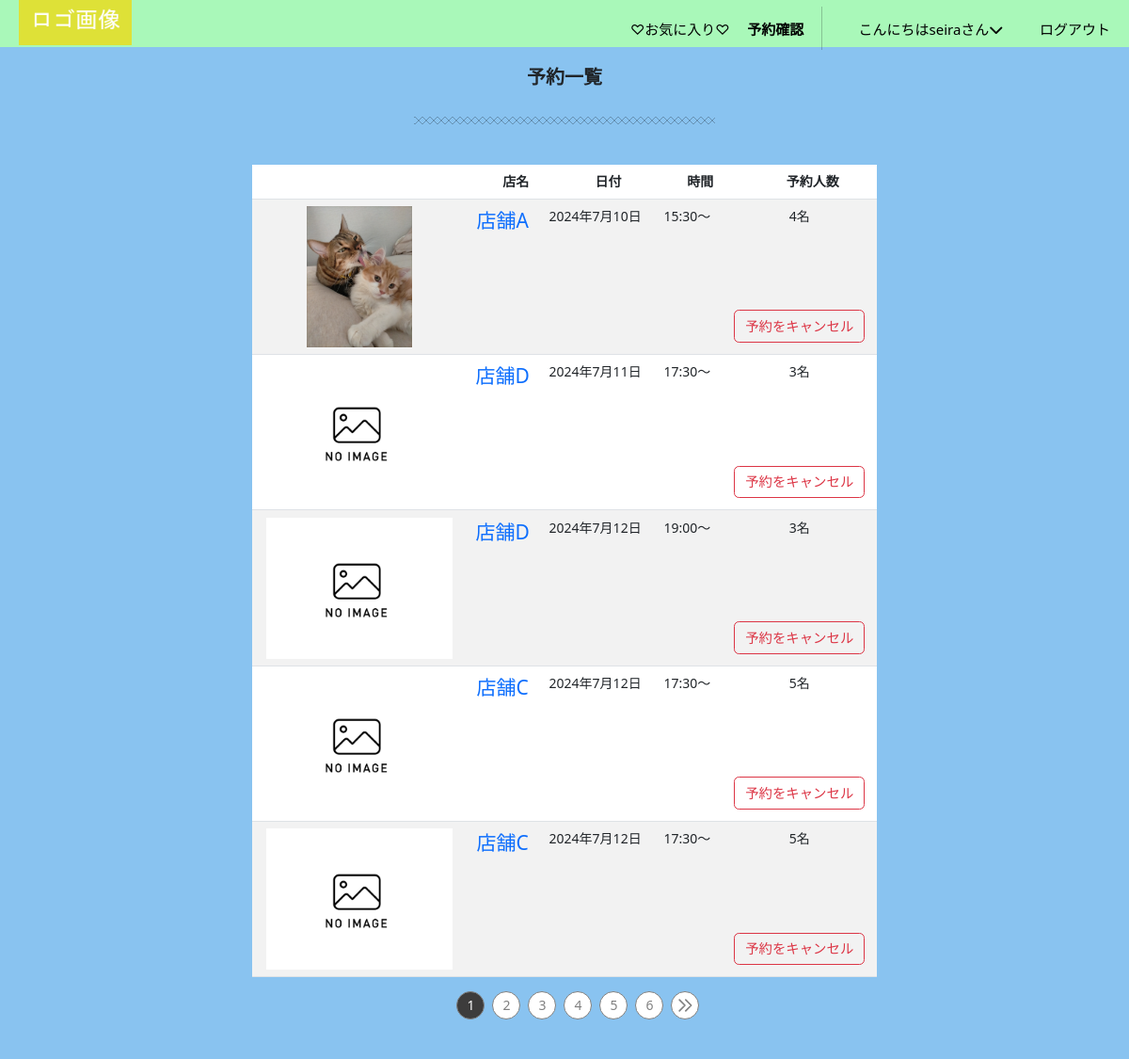
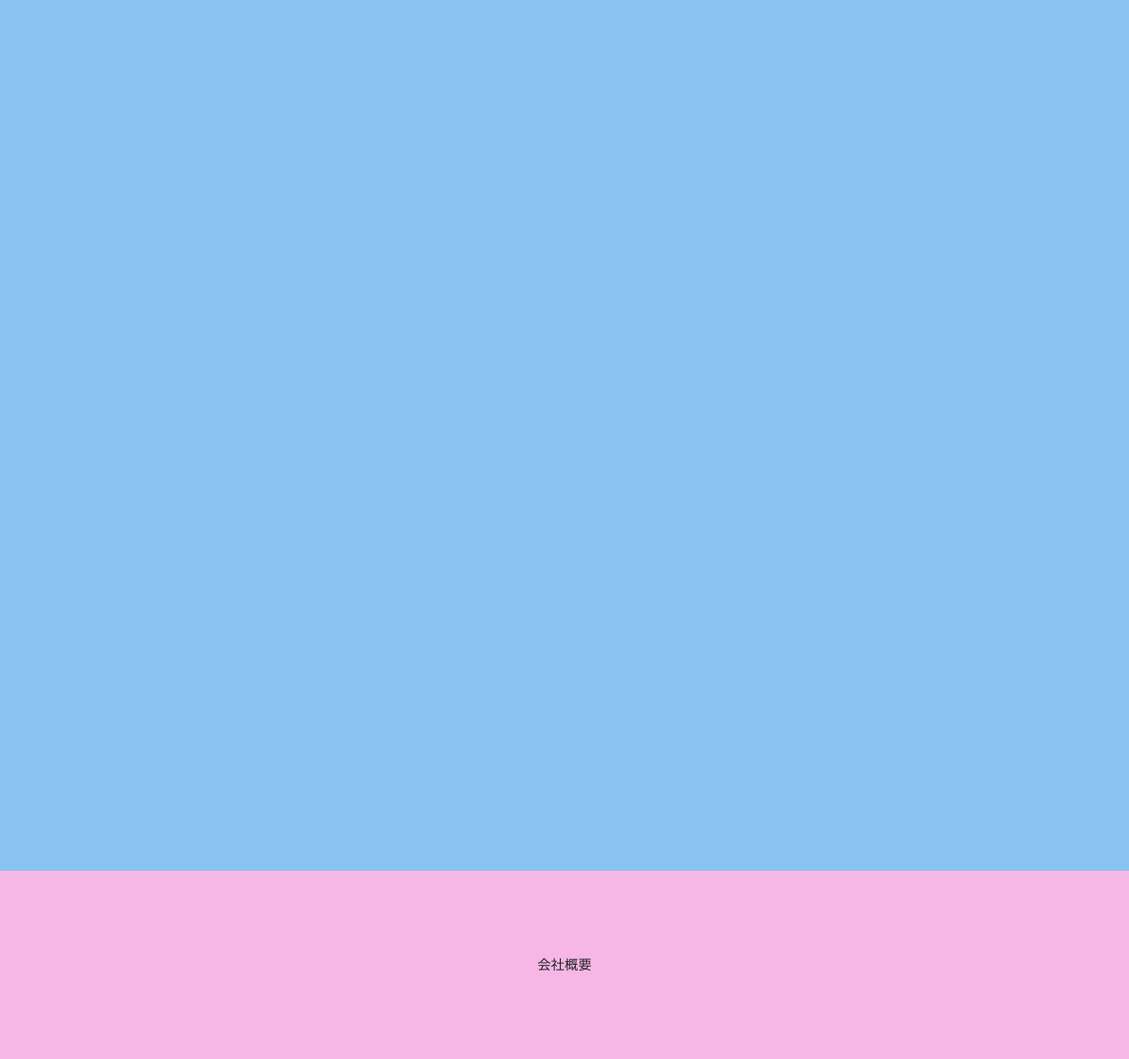
The app's page /reserve-list/ (signed in) with its own data (2 pictures, top to bottom).
### accounts/models.py (models this page shows)
class CustomUser(AbstractUser):
    email =models.EmailField(verbose_name='メールアドレス', unique=True, blank=False, null=False, default='') #unique:そのフィールドに保存される値がデータベース内で一意である必要がある(重複を許さない)
    full_name = models.CharField(verbose_name='名前', max_length=30, blank=False, null=False, default='')
    furigana = models.CharField(validators=[katakana_regex], verbose_name='フリガナ*スペースなし', max_length=30, blank=False, null=False, default='')
    handle = models.CharField(verbose_name='ニックネーム',max_length=50,default='',blank=False, null=False)
    postal_code = models.CharField(validators=[postal_code_regex], max_length=7, verbose_name='郵便番号*ハイフンなし', blank=False, null=False, default='')
    address = models.CharField(verbose_name='住所',max_length=50,blank=False, null=False, default='')
    phone_number = models.CharField(verbose_name='電話番号（例: 090-1234-5678）', max_length=20, validators=[phone_number_regex],blank=False, null=False, default='')
    class Meta:
        verbose_name_plural = 'CustomUser'

### gourmet/models.py (models this page shows)
class Reservation(models.Model):
    user = models.ForeignKey(CustomUser, verbose_name='ユーザー',on_delete=models.PROTECT)
    store_name = models.ForeignKey(StoreInfo, verbose_name='店名',on_delete=models.PROTECT)
    date = models.DateField(verbose_name='予約日')
    time = models.TimeField(verbose_name='予約時間')
    persons = models.IntegerField(verbose_name='予約人数')

class StoreInfo(models.Model):
    user = models.ForeignKey(CustomUser, verbose_name='ユーザー',on_delete=models.PROTECT)
    store_name = models.CharField(verbose_name='店舗名',max_length=40)
    category = models.ForeignKey(Category,verbose_name='ジャンル',on_delete=models.PROTECT)
    store_detail = models.TextField(verbose_name='店舗詳細',blank=True, null=True)
    photo1 = models.ImageField(verbose_name='写真1',blank=True,default='noImage.png')
    photo2 = models.ImageField(verbose_name='写真2',blank=True,default='noImage.png')
    photo3 = models.ImageField(verbose_name='写真3',blank=True,default='noImage.png')
    create_at = models.DateTimeField(verbose_name='作成日時',auto_now_add=True)
    updated_at = models.DateTimeField(verbose_name='更新日時',auto_now=True)
    class Meta:
        verbose_name_plural = 'StoreInfo'
    def __str__(self):
        return self.store_name

### gourmet/views.py (the view)
# urls.py: path('reserve-list/',views.ReserveListView.as_view(), name='reserve_list'),
class ReserveListView(LoginRequiredMixin,generic.ListView):
    model = Reservation
    template_name = 'reserve_list.html'
    context_object_name = 'reservations' #テンプレート内で使う変数名を指定
    paginate_by = 5
    def get_queryset(self):
        return Reservation.objects.filter(user=self.request.user).order_by('date') #予約日が近い順に並び替え

### gourmet/context_processors.py (called while the page is built)
def member_status(request):
    if request.user.is_authenticated:
        from gourmet.models import Member
        is_member = Member.objects.filter(user=request.user).exists()
        return {'is_member': is_member}
    return {'is_member': False}

### gourmet/templates/reserve_list.html (shortened to what this page needs)
{% extends 'base.html' %}
{% load static %}
{% block active-effe2 %}active{% endblock %}
{% block contents %}
<div class="a_detail">
    <div class="store-h1">
        <h1>予約一覧</h1>
    </div>
    <hr class="hr1 mb-5">
    <div class="row justify-content-center">
        <div class="col-md-10">
            <table class="table table-striped">
                <thead>
                    <tr>
                        <th></th><th>　　店名</th><th>　　日付</th> <th>　　時間</th><th>　　予約人数</th>
                    </tr>
                </thead>
                {% for reservation in reservations %}
                <tr>
                    <td><a href="{% url 'gourmet:detail' reservation.store_name.id %}"><img src="{{ reservation.store_name.photo1.url}}" class="img-thumbnail0" style="max-width: 100%; max-height: 150px;" alt="..."></a></td>
                    <td><a href="{% url 'gourmet:detail' reservation.store_name.id %}" style="font-size: 1.5em;">{{reservation.store_name}}</a></td>
                    <td>{{reservation.date}}</td>
                    <td>{{reservation.time}}〜</td>
                    <td>
                        <div style="display: flex;flex-direction: column;justify-content: space-between;height: 150px;">
                            <div>{{ reservation.persons }}名</div>
                            <div style="margin-bottom: 5px;"><a href="{% url 'gourmet:reserve_delete' pk=reservation.pk %}" class="btn btn-outline-danger">予約をキャンセル</a></div>
                        </div>
                    </td>
                </tr>
                {% empty %}
                <tr>
                    <td colspan="5">予約がありません。</td>
                </tr>
                {% endfor %}
            </table>
            <ul class="Pagination">
                {% for num in page_obj.paginator.page_range %}
                <li class="Pagination-Item">
                    <a class="Pagination-Item-Link {% if page_obj.number == num %}isActive{% endif %}" href="?page={{ num }}"><span>{{ num }}</span></a>
                </li>
                {% endfor %}
                {% if page_obj.has_next %}
                <li class="Pagination-Item">
                    <a class="Pagination-Item-Link" href="?page={{ page_obj.next_page_number }}">
                        <svg xmlns="http://www.w3.org/2000/svg" class="Pagination-Item-Link-Icon" fill="none" viewBox="0 0 24 24" stroke="currentColor" stroke-width="2">
                            <path stroke-linecap="round" stroke-linejoin="round" d="M13 5l7 7-7 7M5 5l7 7-7 7" />
                        </svg>
                    </a>
                </li>
                {% endif %}
            </ul>
        </div>
    </div>
</div>
{% endblock %}

### gourmet/templates/base.html (shortened to what this page needs)
{% load static %}
<!DOCTYPE html>
<html lang="ja">
<head>
    <link rel="stylesheet" type="text/css" href="{% static 'css/mystyle.css' %}">
    <link href="https://cdn.jsdelivr.net/npm/bootstrap@5.3.0-alpha3/dist/css/bootstrap.min.css" rel="stylesheet">
    <link rel="stylesheet" type="text/css" href="https://unpkg.com/swiper@8/swiper.min.css">
    <link href="https://cdn.jsdelivr.net/npm/bootstrap-icons/font/bootstrap-icons.css" rel="stylesheet">
    <link rel="stylesheet" href="https://cdn.jsdelivr.net/npm/destyle.css@3.0.2/destyle.min.css">
</head>
<body>
    <div>
        <header class="header">
            <div class="header__inner">
              <h1 class="header__title header-title">
                <a href="{% url 'gourmet:top'%}">
                  <img src="{% static 'images/logo.png' %}" alt="ロゴ画像">
                </a>
              </h1>
              <nav class="header__nav nav" id="js-nav">
                <ul class="nav__items nav-items">
                  {% if user.is_authenticated %}
                    <li class="nav-items__item nav-active {% block active-effe %}{% endblock %}"><a href="{% url 'gourmet:like_list'%}">♡お気に入り♡</a></li>
                    <li class="nav-items__item nav-active {% block active-effe2 %}{% endblock %}"><a href="{%url 'gourmet:reserve_list'%}">予約確認</a></li>
                    <li class="nav-items__item" id="menu__item">
                      <a href="{% url 'gourmet:profile' %}" class="menu__link nav-active {% block active-effe3 %}{% endblock %}">こんにちは{{ user.username }}さん<i class="fa-solid fa-chevron-down"></i></a>
                    </li>
                    <li class="nav-items__item"><a href="{% url 'account_logout'%}">ログアウト</a></li>
                  {% endif %}
                  </ul>
              </nav>
            </div>
      </header>
        <main>
          <div class="main">
            {% block contents %}{% endblock %}
          </div>
        </main>
        <footer class="footer">
          <div>
            会社概要
          </div>
        </footer>
      </div>
</body>
</html>

### static/css/mystyle.css (style rules this page uses)
a { text-decoration: none !important; }
ul, li { list-style: none; }
main { background-color: #89c3f0; height: 2000px; width: 100%; position: relative; margin-top: 50px; }
.footer { background-color: #f7b7e6; height: 200px; display: flex; }
.footer div { margin: auto; }
.header { background-color: rgb(169, 248, 185); width: 100%; height: 50px; position: fixed; top: 0; left: 0; right: 0; z-index: 999; }
.header__inner { padding: 0 20px; display: flex; align-items: center; justify-content: space-between; height: inherit; position: relative; }
.header__title { width: 100px; height: auto; }
@media screen and (min-width: 960px) { .header__title { width: 120px; } }
.header__title img { display: block; width: 100%; height: 100%; }
.header__nav { position: absolute; right: 0; left: 0; top: 0; width: 100%; height: 100vh; transform: translateX(100%); background-color: #fff; transition: ease .4s; }
@media screen and (min-width: 960px) { .header__nav { position: static; transform: initial; background-color: inherit; height: inherit; display: flex; justify-content: end; width: 50%; } }
@media screen and (min-width: 960px) { .nav__items { width: 100%; display: flex; align-items: center; height: initial; justify-content: space-between; } }
.nav-items { padding-top: 250px; padding-bottom: 200px; padding-left: 70px; }
@media screen and (min-width: 960px) { .nav-items { padding-top: inherit; padding-bottom: inherit; } }
.nav-items__item a { color: black; width: 100%; display: block; text-align: left; font-size: 15px; margin-bottom: 20px; }
@media screen and (min-width: 960px) { .nav-items__item a { margin-bottom: 0; margin-top: 10px; } }
.nav-items__item:last-child a { margin-bottom: 0; }
:root { --easing: cubic-bezier(.2, 1, .2, 1); --transition: .8s var(--easing); --color-base: #f8f8f8; --color-gray: #ddd; --color-theme: #f5695f; --color-theme-darken: #f12617; --box-shadow: .8rem .8rem 1.2rem rgba(0, 0, 0, .05), -.8rem -.8rem 1.2rem #fff; --box-shadow-hover: 1rem 1rem 1.5rem rgba(0, 0, 0, .08), -1rem -1rem 1.5rem #fff; --box-shadow-inset: inset .8rem .8rem 1.2rem rgba(0, 0, 0, .05), inset -.8rem -.8rem 1.2rem #fff; --box-shadow-dark: .8rem .8rem 1.2rem rgba(0, 0, 0, .1), -.8rem -.8rem 1.2rem rgba(#fff,.2); }
html { font-size: 90%; line-height: 1.8; height: 100%; word-break: break-word; color: #333; background-color: var(--color-base); -webkit-appearance: none; -webkit-tap-highlight-color: transparent; }
body { font-size: 1.6rem; margin-top: 30px auto; margin-bottom: 0; }
*, *::before, *::after { -webkit-box-sizing: border-box; box-sizing: border-box; }
h1, h2, h3, h4, h5, h6 { font-size: 1.6rem; margin: 0; padding: 0; }
main { display: block; }
.a_detail { text-align: center; }
.store-h1 { padding-top: 20px; margin-top: 30px; margin-bottom: 30px; }
@media screen and (min-width: 960px) { .a_detail { padding:0 200px !important; } }
.a_detail { font-size: 14px; padding:0 30px }
.a_detail h1 { font-size: 20px; font-weight: bold; }
.hr1 { position: relative; overflow: visible; text-align: center; border-width: 0; height: 8px; background-image: repeating-linear-gradient(45deg, black 0, black 1px, transparent 0, transparent 50%), repeating-linear-gradient(135deg, black 0, black 1px, transparent 0, transparent 50%); background-size: 8px 8px; width: 40%; margin: 0 auto; }
.Pagination { display: flex; align-items: center; justify-content: center; }
.Pagination-Item-Link { width: 30px; height: 30px; border-radius: 50%; display: flex; justify-content: center; align-items: center; flex-wrap: wrap; overflow: hidden; background: #fff; border: solid 1px gray; font-size: 14px; color: gray; transition: all 0.15s linear; }
.Pagination-Item-Link-Icon { width: 20px; }
.Pagination-Item-Link.isActive { background: rgb(61, 60, 60); color: #fff; pointer-events: none; }
.Pagination > * + * { margin-left: 8px; }
.menu__link { display: block; padding: 10px 20px; position: relative; }
.nav-active.active { font-weight: bold; }
.nav-items__item { -webkit-transition: all 0.5s ease-out; transition: all 0.5s ease-out; }

### records on screen
CustomUser: username "seira"
Reservation: store_name.photo1 (picture), store_name "店舗A", date "2024年7月10日", time "15:30", persons "4"
Reservation: store_name.photo1 (placeholder picture), store_name "店舗D", date "2024年7月11日", time "17:30", persons "3"
Reservation: store_name.photo1 (placeholder picture), store_name "店舗D", date "2024年7月12日", time "19:00", persons "3"
Reservation: store_name.photo1 (placeholder picture), store_name "店舗C", date "2024年7月12日", time "17:30", persons "5"
Reservation: store_name.photo1 (placeholder picture), store_name "店舗C", date "2024年7月12日", time "17:30", persons "5"

### other values on screen
{{ num }} "1" "2" "3" "4" "5" "6"
